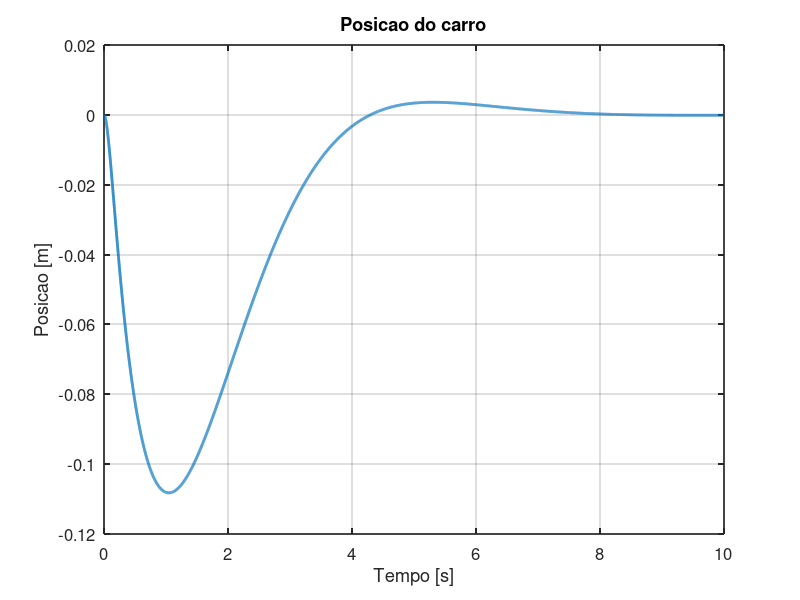
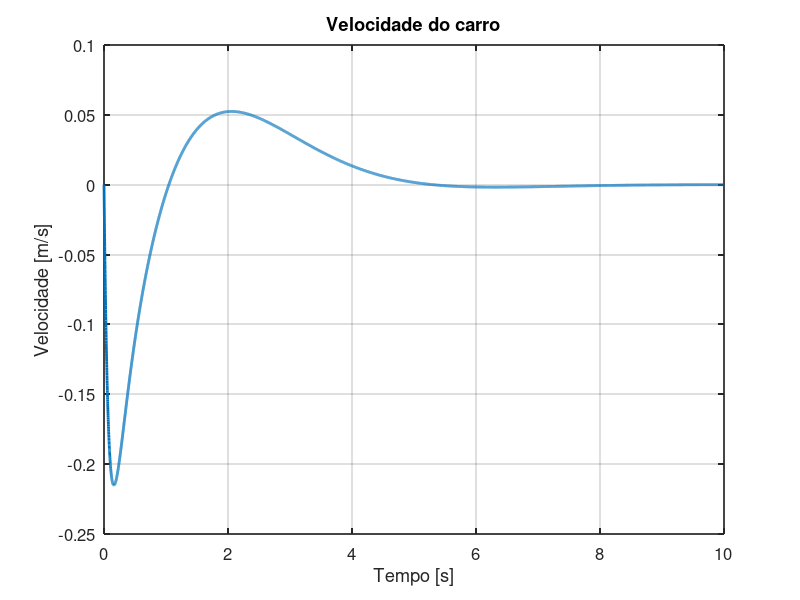
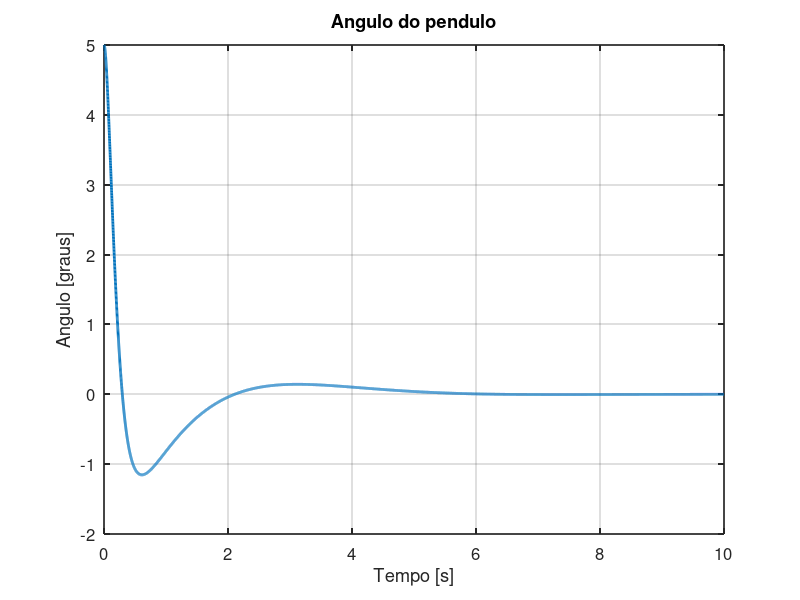
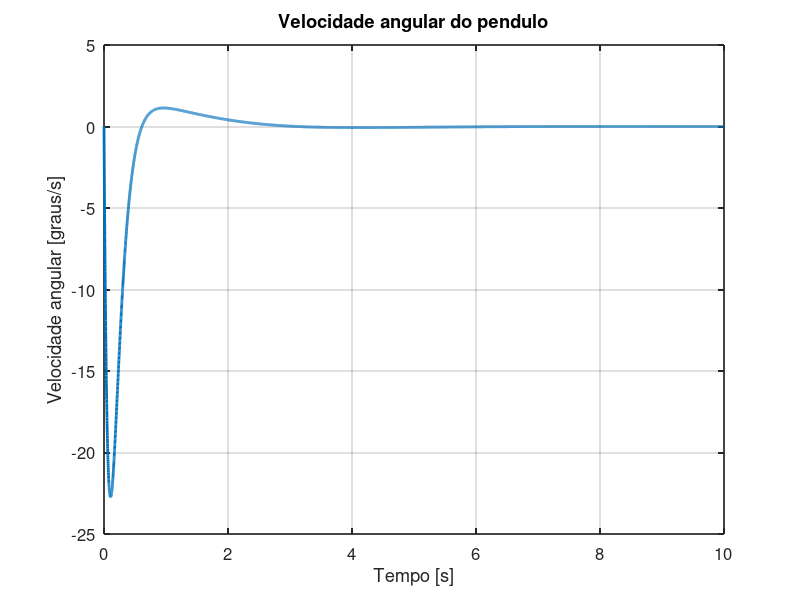

Reproduce these figures in MATLAB, in order.
clc;
clear;
close all;

%% CONFIGURACAO VISUAL DOS GRAFICOS

set(0,'DefaultFigureColor','w');
set(0,'DefaultAxesColor','w');
set(0,'DefaultAxesFontSize',12);
set(0,'DefaultAxesLineWidth',1.2);
set(0,'DefaultLineLineWidth',2);

%% PARAMETROS DO SISTEMA

M = 0.892;          % massa do carro [kg]
m = 0.510;          % massa do pendulo [kg]
L = 0.227;          % distancia ao centro de massa [m]
J = 9.72e-3;        % momento de inercia [kg.m^2]
g = 9.81;

% pior caso
b = 0;
d = 0;

%% MATRIZES DO SISTEMA

p = J*(M+m) + M*m*L^2;

A = [0 1 0 0;
     0 0 (m^2*g*L^2)/p 0;
     0 0 0 1;
     0 0 (m*g*L*(M+m))/p 0];

B = [0;
     (J+m*L^2)/p;
     0;
     (m*L)/p];

%% MATRIZES LQR

Q = diag([10 1 500 10]);

R = 1;

%% GANHO LQR

K = lqr(A,B,Q,R);

disp('Ganho K:')
disp(K)

%% SIMULACAO

dt = 0.001;          % passo de simulacao
T  = 10;             % tempo total

t = 0:dt:T;

N = length(t);

%% VETOR DE ESTADOS

x = zeros(4,N);

% condicao inicial
% [posicao, velocidade, angulo, velocidade angular]

x(:,1) = [0;
          0;
          deg2rad(5);
          0];

%% VETOR DE CONTROLE

u = zeros(1,N);

%% SATURACAO DO MOTOR

Fmax = 10;

%% LOOP DE SIMULACAO

for k = 1:N-1

    % controle LQR
    u(k) = -K*x(:,k);

    % saturacao
    if u(k) > Fmax
        u(k) = Fmax;
    end

    if u(k) < -Fmax
        u(k) = -Fmax;
    end

    % dinamica do sistema
    xdot = A*x(:,k) + B*u(k);

    % integracao numerica
    x(:,k+1) = x(:,k) + xdot*dt;

end

%% GRAFICO POSICAO

figure;

plot(t, x(1,:));

grid on;

xlabel('Tempo [s]');
ylabel('Posicao [m]');

title('Posicao do carro');

%% GRAFICO VELOCIDADE

figure;

plot(t, x(2,:));

grid on;

xlabel('Tempo [s]');
ylabel('Velocidade [m/s]');

title('Velocidade do carro');

%% GRAFICO ANGULO

figure;

plot(t, rad2deg(x(3,:)));

grid on;

xlabel('Tempo [s]');
ylabel('Angulo [graus]');

title('Angulo do pendulo');

%% GRAFICO VELOCIDADE ANGULAR

figure;

plot(t, rad2deg(x(4,:)));

grid on;

xlabel('Tempo [s]');
ylabel('Velocidade angular [graus/s]');

title('Velocidade angular do pendulo');

%% GRAFICO CONTROLE

figure;

plot(t, u);

grid on;

xlabel('Tempo [s]');
ylabel('Forca [N]');

title('Sinal de controle');

%% AUTOVALORES

disp('Autovalores em malha fechada:')

disp(eig(A-B*K))
